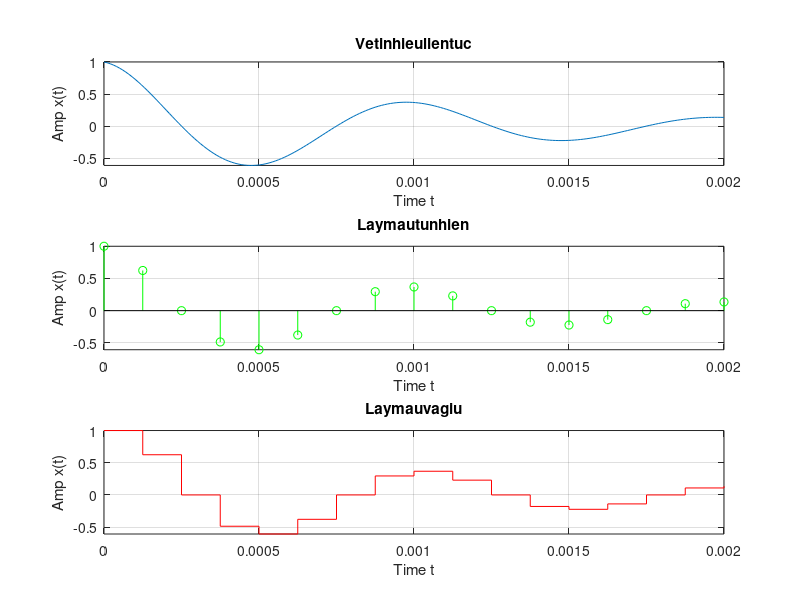

The MATLAB source for this figure:
%A continuous time sinusoidal signal has its amplitude of 10, frequency of 1000 Hz is sampled at 
%the sampling rate of 8000 Hz. Write the matlab program P2.m to sketch the following signals in the range 
%of 2 periods
%a. The continuous time signal.
%%c. The flat-top signal.

function B1
clc;clear all;close all;
f = 1000;
T = 1/f ; 
fs = 8000 ; %tansolaymau
Ts = 1/fs ; %chukylaymau
phase = 0 ; %phabandau
t=linspace(0,2*T,200);
xt = exp(-1000*t).*cos(2*pi*f*t + phase) ;
ts=0:Ts:2*T; % sampling time
xts = exp(-1000*ts).*cos(2*pi*f*ts + phase);
%vetinhieulientuc
subplot(311);
plot(t,xt);
axis([0 max(t) min(xt) max(xt)]); grid ; 
xlabel('Time t');
ylabel('Amp x(t)');
title('Vetinhieulientuc');
%Laymautunhien
subplot(312) ;
stem(ts,xts,'g');
axis([0 max(t) min(xts) max(xts)]) ; grid ; 
xlabel('Time t');
ylabel('Amp x(t)');
title('Laymautunhien');
%Laymauvagiu
subplot(313);
stairs(ts,xts,'r');
axis([0 max(t) min(xts) max(xts)]) ;  grid ;
xlabel('Time t');
ylabel('Amp x(t)');
title('Laymauvagiu');
end  